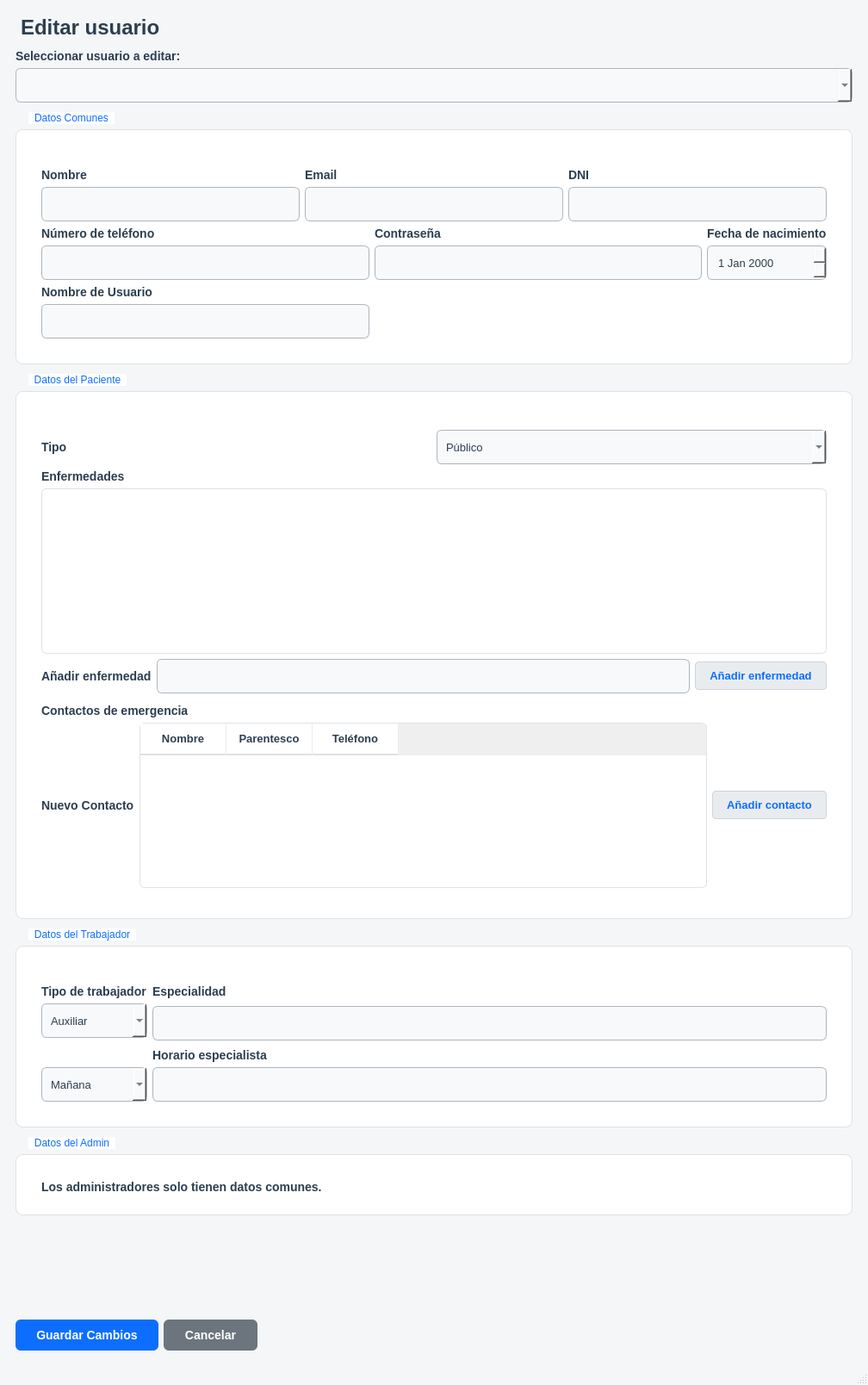
<?xml version="1.0" encoding="UTF-8"?>
<ui version="4.0">
 <class>MainWindow</class>
 <widget class="QMainWindow" name="MainWindow">
  <property name="geometry">
   <rect>
    <x>0</x>
    <y>0</y>
    <width>1008</width>
    <height>1608</height>
   </rect>
  </property>
  <property name="windowTitle">
   <string>MainWindow</string>
  </property>
  <property name="styleSheet">
   <string notr="true">/* =========================================
   1. FONDO DE LA VENTANA (Gris clarito web)
========================================= */
QMainWindow, QWidget#centralwidget {
    background-color: #f4f6f8;
}

/* Ocultar los bordes del ScrollArea y hacerlo transparente */
QScrollArea {
    border: none;
    background-color: transparent;
}
QWidget#scrollAreaWidgetContents {
    background-color: transparent;
}

/* TÍTULO PRINCIPAL DE LA VENTANA (Editar Usuario) */
QLabel#label_7 {
    color: #2c3e50;
    font-size: 24px;       
    font-weight: bold;     
    padding-bottom: 5px;
    background-color: transparent;
}

/* ETIQUETAS DE LOS CAMPOS (Nombre, Teléfono, etc.) */
QLabel {
    color: #2c3e50;
    font-size: 14px;       
    font-weight: bold;     /* Texto de los campos en negrita limpia */
    background-color: transparent;
}

/* =========================================
   2. EL EFECTO &quot;TARJETA BLANCA&quot; (QGroupBox)
========================================= */
QGroupBox {
    background-color: #ffffff;
    border: 1px solid #dee2e6;
    border-radius: 8px;
    margin-top: 25px; /* Deja espacio para que el título respire */
    padding-top: 35px;
    padding-left: 20px;
    padding-right: 20px;
    padding-bottom: 20px;
}

/* TÍTULO NORMAL DE LOS BLOQUES (Sin recuadro azul) */
QGroupBox::title {
    subcontrol-origin: margin;
    subcontrol-position: top left;
    left: 15px;
    top: 5px;
    padding: 0 5px;
    color: #0d6efd; /* Tu azul principal para las letras */
    font-size: 16px;
    font-weight: bold;
    background-color: #ffffff; /* Fondo blanco para cortar la línea del borde */
}

/* =========================================
   3. CAJAS DE TEXTO, FECHAS Y DESPLEGABLES
========================================= */
QLineEdit, QDateEdit, QComboBox {
    border: 1px solid #adb5bd;
    border-radius: 6px;
    padding: 8px 10px;
    background-color: #f8f9fa;
    font-size: 13px;
    color: #2c3e50;
    min-height: 22px;
    selection-background-color: #0d6efd; 
    selection-color: #ffffff;            
}

/* Efecto Focus al hacer click o escribir */
QLineEdit:focus, QDateEdit:focus, QComboBox:focus {
    border: 2px solid #0d6efd;
    background-color: #ffffff;
}

/* Campo deshabilitado / Solo lectura (Nombre de Usuario) */
QLineEdit:read-only {
    background-color: #e9ecef;
    color: #6c757d;
    border: 1px solid #ced4da;
}

/* Solución al desplegable oscuro del ComboBox */
QComboBox QAbstractItemView {
    background-color: #ffffff;
    color: #2c3e50;
    border: 1px solid #dee2e6;
    selection-background-color: #0d6efd; 
    selection-color: #ffffff;
}

/* =========================================
   4. 🌟 SOLUCIÓN AL FONDO OSCURO EN TABLAS Y LISTAS 🌟
========================================= */
QListWidget, QTableWidget, QListView, QTableView {
    background-color: #ffffff !important;
    alternate-background-color: #ffffff !important; 
    border: 1px solid #dee2e6;
    border-radius: 6px;
    font-size: 13px;
    color: #2c3e50;
    min-height: 140px; 
}

/* Esta regla quita el fondo gris oscuro de la zona vacía de la tabla/lista */
QAbstractScrollArea::viewport, 
QListWidget::viewport, 
QTableWidget::viewport {
    background-color: #ffffff !important;
}

/* Forzar que las celdas internas de la tabla tengan fondo blanco puro */
QTableWidget::item {
    background-color: #ffffff !important;
    color: #2c3e50;
}

/* Cabeceras de la tabla (Nombre, Parentesco, Teléfono) */
QHeaderView::section {
    background-color: #ffffff !important; 
    color: #2c3e50;
    font-size: 13px;       
    font-weight: bold;     
    padding: 8px;
    border: none;
    border-bottom: 2px solid #dee2e6; 
    border-right: 1px solid #e9ecef;
}

QTableCornerButton::section {
    background-color: #ffffff !important;
    border: none;
    border-bottom: 2px solid #dee2e6;
}

/* =========================================
   5. BOTONES DE ACCIÓN PRINCIPALES (Abajo)
========================================= */
QPushButton#btn_guardar {
    background-color: #0d6efd;
    color: white;
    border: none;
    border-radius: 6px;
    padding: 10px 24px;
    font-weight: bold;
    font-size: 14px;
}
QPushButton#btn_guardar:hover { background-color: #0b5ed7; }

QPushButton#btn_cancelar {
    background-color: #6c757d;
    color: white;
    border: none;
    border-radius: 6px;
    padding: 10px 24px;
    font-weight: bold;
    font-size: 14px;
}
QPushButton#btn_cancelar:hover { background-color: #5a6268; }

/* =========================================
   6. BOTONES SECUNDARIOS (+ Añadir)
========================================= */
QPushButton#btn_anadir_contacto, 
QPushButton#btn_anadir_enfermedad {
    background-color: #e9ecef;
    color: #0d6efd;
    border: 1px solid #ced4da;
    border-radius: 4px;
    padding: 8px 16px;
    font-weight: bold;
    font-size: 13px;
}
QPushButton#btn_anadir_contacto:hover, 
QPushButton#btn_anadir_enfermedad:hover {
    background-color: #dee2e6;
}</string>
  </property>
  <widget class="QWidget" name="centralwidget">
   <layout class="QVBoxLayout" name="verticalLayout_10">
    <item>
     <widget class="QScrollArea" name="scrollArea">
      <property name="widgetResizable">
       <bool>true</bool>
      </property>
      <widget class="QWidget" name="scrollAreaWidgetContents">
       <property name="geometry">
        <rect>
         <x>0</x>
         <y>0</y>
         <width>990</width>
         <height>1569</height>
        </rect>
       </property>
       <layout class="QGridLayout" name="gridLayout_3">
        <item row="4" column="0">
         <layout class="QVBoxLayout" name="verticalLayout_7">
          <item>
           <widget class="QGroupBox" name="box_datos_comunes">
            <property name="title">
             <string>Datos Comunes</string>
            </property>
            <layout class="QGridLayout" name="gridLayout_2">
             <item row="0" column="0" colspan="3">
              <layout class="QVBoxLayout" name="verticalLayout_5">
               <item>
                <layout class="QHBoxLayout" name="horizontalLayout_7">
                 <item>
                  <widget class="QLabel" name="label_2">
                   <property name="text">
                    <string>Nombre</string>
                   </property>
                  </widget>
                 </item>
                 <item>
                  <widget class="QLabel" name="label_3">
                   <property name="text">
                    <string>Email</string>
                   </property>
                  </widget>
                 </item>
                 <item>
                  <widget class="QLabel" name="label">
                   <property name="text">
                    <string>DNI</string>
                   </property>
                  </widget>
                 </item>
                </layout>
               </item>
               <item>
                <layout class="QHBoxLayout" name="horizontalLayout_8">
                 <item>
                  <widget class="QLineEdit" name="txt_nombre"/>
                 </item>
                 <item>
                  <widget class="QLineEdit" name="txt_email"/>
                 </item>
                 <item>
                  <widget class="QLineEdit" name="txt_dni">
                   <property name="maxLength">
                    <number>9</number>
                   </property>
                  </widget>
                 </item>
                </layout>
               </item>
              </layout>
             </item>
             <item row="1" column="0">
              <layout class="QVBoxLayout" name="verticalLayout_8">
               <item>
                <widget class="QLabel" name="label_5">
                 <property name="text">
                  <string>Número de teléfono</string>
                 </property>
                </widget>
               </item>
               <item>
                <widget class="QLineEdit" name="txt_telefono"/>
               </item>
              </layout>
             </item>
             <item row="1" column="1">
              <layout class="QVBoxLayout" name="verticalLayout_4">
               <item>
                <widget class="QLabel" name="label_6">
                 <property name="text">
                  <string>Contraseña</string>
                 </property>
                </widget>
               </item>
               <item>
                <widget class="QLineEdit" name="txt_password">
                 <property name="echoMode">
                  <enum>QLineEdit::EchoMode::Password</enum>
                 </property>
                </widget>
               </item>
              </layout>
             </item>
             <item row="1" column="2">
              <layout class="QVBoxLayout" name="verticalLayout_9">
               <item>
                <widget class="QLabel" name="label_4">
                 <property name="text">
                  <string>Fecha de nacimiento</string>
                 </property>
                </widget>
               </item>
               <item>
                <widget class="QDateEdit" name="date_nacimiento"/>
               </item>
              </layout>
             </item>
             <item row="2" column="0">
              <layout class="QVBoxLayout" name="verticalLayout_6">
               <item>
                <widget class="QLabel" name="label_15">
                 <property name="text">
                  <string>Nombre de Usuario</string>
                 </property>
                </widget>
               </item>
               <item>
                <widget class="QLineEdit" name="text_Usuario">
                 <property name="readOnly">
                  <bool>false</bool>
                 </property>
                </widget>
               </item>
              </layout>
             </item>
            </layout>
           </widget>
          </item>
          <item>
           <widget class="QGroupBox" name="box_rol_paciente">
            <property name="title">
             <string>Datos del Paciente</string>
            </property>
            <layout class="QVBoxLayout" name="verticalLayout_3">
             <item>
              <layout class="QHBoxLayout" name="horizontalLayout_4">
               <item>
                <widget class="QLabel" name="label_8">
                 <property name="text">
                  <string>Tipo</string>
                 </property>
                </widget>
               </item>
               <item>
                <widget class="QComboBox" name="cmb_tipo_paciente">
                 <item>
                  <property name="text">
                   <string>Público</string>
                  </property>
                 </item>
                 <item>
                  <property name="text">
                   <string>Privado</string>
                  </property>
                 </item>
                </widget>
               </item>
              </layout>
             </item>
             <item>
              <layout class="QVBoxLayout" name="verticalLayout_2">
               <item>
                <widget class="QLabel" name="label_9">
                 <property name="text">
                  <string>Enfermedades</string>
                 </property>
                </widget>
               </item>
               <item>
                <widget class="QListWidget" name="lista_enfermedades"/>
               </item>
               <item>
                <layout class="QHBoxLayout" name="horizontalLayout_3">
                 <item>
                  <widget class="QLabel" name="enferjadad">
                   <property name="text">
                    <string>Añadir enfermedad</string>
                   </property>
                  </widget>
                 </item>
                 <item>
                  <widget class="QLineEdit" name="txt_otra_enfermedad"/>
                 </item>
                 <item>
                  <widget class="QPushButton" name="btn_anadir_enfermedad">
                   <property name="text">
                    <string>Añadir enfermedad</string>
                   </property>
                  </widget>
                 </item>
                </layout>
               </item>
              </layout>
             </item>
             <item>
              <widget class="QWidget" name="widget_enfermedades_layout" native="true"/>
             </item>
             <item>
              <layout class="QVBoxLayout" name="verticalLayout">
               <item>
                <widget class="QLabel" name="label_10">
                 <property name="text">
                  <string>Contactos de emergencia</string>
                 </property>
                </widget>
               </item>
               <item>
                <layout class="QHBoxLayout" name="horizontalLayout_2">
                 <item>
                  <widget class="QLabel" name="enferjadad_2">
                   <property name="text">
                    <string>Nuevo Contacto</string>
                   </property>
                  </widget>
                 </item>
                 <item>
                  <widget class="QTableWidget" name="tableWidget">
                   <column>
                    <property name="text">
                     <string>Nombre</string>
                    </property>
                   </column>
                   <column>
                    <property name="text">
                     <string>Parentesco</string>
                    </property>
                   </column>
                   <column>
                    <property name="text">
                     <string>Teléfono</string>
                    </property>
                   </column>
                  </widget>
                 </item>
                 <item>
                  <widget class="QPushButton" name="btn_anadir_contacto">
                   <property name="text">
                    <string>Añadir contacto</string>
                   </property>
                  </widget>
                 </item>
                </layout>
               </item>
              </layout>
             </item>
             <item>
              <widget class="QWidget" name="widget_contactos_container" native="true"/>
             </item>
            </layout>
           </widget>
          </item>
          <item>
           <widget class="QGroupBox" name="box_rol_trabajador">
            <property name="title">
             <string>Datos del Trabajador</string>
            </property>
            <layout class="QGridLayout" name="gridLayout">
             <item row="1" column="0">
              <widget class="QComboBox" name="cmb_tipo_trabajador">
               <item>
                <property name="text">
                 <string>Auxiliar</string>
                </property>
               </item>
               <item>
                <property name="text">
                 <string>Coordinador</string>
                </property>
               </item>
               <item>
                <property name="text">
                 <string>Especialista</string>
                </property>
               </item>
              </widget>
             </item>
             <item row="2" column="0" rowspan="2">
              <widget class="QWidget" name="widget_campos_auxiliar" native="true">
               <widget class="QLabel" name="label_12">
                <property name="geometry">
                 <rect>
                  <x>60</x>
                  <y>40</y>
                  <width>40</width>
                  <height>16</height>
                 </rect>
                </property>
                <property name="text">
                 <string>Horario</string>
                </property>
               </widget>
              </widget>
             </item>
             <item row="4" column="1">
              <widget class="QLineEdit" name="txt_horario_especialista"/>
             </item>
             <item row="4" column="0">
              <widget class="QComboBox" name="cmb_horario_auxiliar">
               <item>
                <property name="text">
                 <string>Mañana</string>
                </property>
               </item>
               <item>
                <property name="text">
                 <string>Tarde</string>
                </property>
               </item>
              </widget>
             </item>
             <item row="1" column="1" rowspan="2">
              <widget class="QLineEdit" name="txt_especialidad"/>
             </item>
             <item row="0" column="1">
              <widget class="QLabel" name="widget_campos_especialista">
               <property name="text">
                <string>Especialidad</string>
               </property>
              </widget>
             </item>
             <item row="3" column="1">
              <widget class="QLabel" name="label_13">
               <property name="text">
                <string>Horario especialista</string>
               </property>
              </widget>
             </item>
             <item row="0" column="0">
              <widget class="QLabel" name="label_11">
               <property name="text">
                <string>Tipo de trabajador</string>
               </property>
              </widget>
             </item>
            </layout>
           </widget>
          </item>
          <item>
           <widget class="QGroupBox" name="box_rol_admin">
            <property name="title">
             <string>Datos del Admin</string>
            </property>
            <widget class="QLabel" name="label_14">
             <property name="geometry">
              <rect>
               <x>30</x>
               <y>55</y>
               <width>421</width>
               <height>16</height>
              </rect>
             </property>
             <property name="text">
              <string>Los administradores solo tienen datos comunes.</string>
             </property>
            </widget>
            <widget class="QWidget" name="widget_rol_admin" native="true">
             <property name="geometry">
              <rect>
               <x>30</x>
               <y>77</y>
               <width>703</width>
               <height>16</height>
              </rect>
             </property>
            </widget>
           </widget>
          </item>
          <item>
           <spacer name="verticalSpacer">
            <property name="orientation">
             <enum>Qt::Orientation::Vertical</enum>
            </property>
            <property name="sizeHint" stdset="0">
             <size>
              <width>20</width>
              <height>48</height>
             </size>
            </property>
           </spacer>
          </item>
          <item>
           <layout class="QHBoxLayout" name="horizontalLayout">
            <item>
             <widget class="QPushButton" name="btn_guardar">
              <property name="text">
               <string>Guardar Cambios</string>
              </property>
             </widget>
            </item>
            <item>
             <widget class="QPushButton" name="btn_cancelar">
              <property name="text">
               <string>Cancelar</string>
              </property>
             </widget>
            </item>
            <item>
             <spacer name="horizontalSpacer">
              <property name="orientation">
               <enum>Qt::Orientation::Horizontal</enum>
              </property>
              <property name="sizeHint" stdset="0">
               <size>
                <width>40</width>
                <height>20</height>
               </size>
              </property>
             </spacer>
            </item>
           </layout>
          </item>
         </layout>
        </item>
        <item row="3" column="0">
         <widget class="QComboBox" name="cmb_buscador_usuario"/>
        </item>
        <item row="0" column="0">
         <widget class="QLabel" name="label_7">
          <property name="maximumSize">
           <size>
            <width>16777215</width>
            <height>70</height>
           </size>
          </property>
          <property name="font">
           <font>
            <pointsize>-1</pointsize>
            <bold>true</bold>
           </font>
          </property>
          <property name="text">
           <string>Editar usuario</string>
          </property>
         </widget>
        </item>
        <item row="2" column="0">
         <widget class="QLabel" name="label_16">
          <property name="text">
           <string>Seleccionar usuario a editar:</string>
          </property>
         </widget>
        </item>
       </layout>
      </widget>
     </widget>
    </item>
   </layout>
  </widget>
  <widget class="QStatusBar" name="statusbar"/>
 </widget>
 <resources/>
 <connections/>
</ui>
